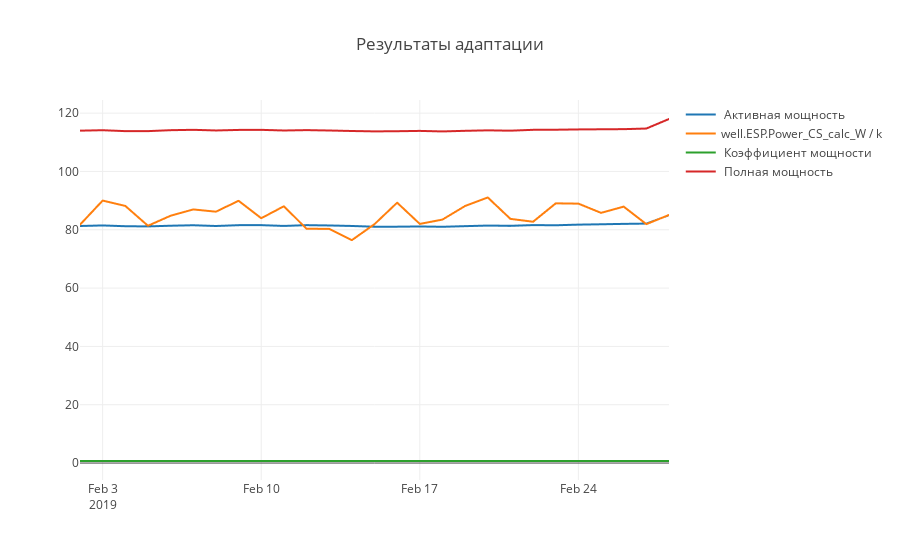

Write notebook code for a chart like this one.
### Markdown cell above
Некоторые параметры поделены на 100 или 1000 для отображения в едином масштабе

### Code cell
name_trace1 = all_data.columns[79]
trace1 = go.Scattergl(
    x = all_data.index,
    y = all_data[name_trace1],
    name = name_trace1,
    mode = 'lines'
)

name_trace2 = all_data.columns[31]
trace2 = go.Scattergl(
    x = all_data.index,
    y = all_data[name_trace2],
    name = name_trace2,
    mode = 'lines'
)
name_trace3 = all_data.columns[83]
trace3 = go.Scattergl(
    x = all_data.index,
    y = all_data[name_trace3],
    name = name_trace3,
    mode = 'lines'
)
name_trace4 = all_data.columns[91]
trace4 = go.Scattergl(
    x = all_data.index,
    y = all_data[name_trace4],
    name = name_trace4,
    mode = 'lines'
)


data = [trace1, trace2, trace3, trace4]


layout = dict(title = 'Результаты адаптации')
fig = dict(data=data, layout=layout)

    

iplot(fig, filename='basic-scatter')

### Figure 1 — Plotly figure (JSON) as saved in the notebook; plotly's stock layout.template omitted (floating-point values rounded to 4 significant figures)
{"data": [{"mode": "lines", "name": " Активная мощность", "type": "scattergl", "uid": "a8bef39b-7d96-471b-bdc8-913681adefc9", "x": ["2019-02-28", "2019-02-27", "2019-02-26", "2019-02-25", "2019-02-24", "2019-02-23", "2019-02-22", "2019-02-21", "2019-02-20", "2019-02-19", "2019-02-18", "2019-02-17", "2019-02-16", "2019-02-15", "2019-02-14", "2019-02-13", "2019-02-12", "2019-02-11", "2019-02-10", "2019-02-09", "2019-02-08", "2019-02-07", "2019-02-06", "2019-02-05", "2019-02-04", "2019-02-03", "2019-02-02"], "y": [84.99, 82.11, 82.02, 81.88, 81.77, 81.54, 81.61, 81.35, 81.44, 81.24, 81.03, 81.13, 81.06, 81.04, 81.3, 81.48, 81.59, 81.32, 81.58, 81.58, 81.3, 81.56, 81.39, 81.15, 81.22, 81.49, 81.3]}, {"mode": "lines", "name": "well.ESP.Power_CS_calc_W / k", "type": "scattergl", "uid": "ff751d94-9cb0-4b3b-8cbe-4185593f8efb", "x": ["2019-02-28", "2019-02-27", "2019-02-26", "2019-02-25", "2019-02-24", "2019-02-23", "2019-02-22", "2019-02-21", "2019-02-20", "2019-02-19", "2019-02-18", "2019-02-17", "2019-02-16", "2019-02-15", "2019-02-14", "2019-02-13", "2019-02-12", "2019-02-11", "2019-02-10", "2019-02-09", "2019-02-08", "2019-02-07", "2019-02-06", "2019-02-05", "2019-02-04", "2019-02-03", "2019-02-02"], "y": [85.08, 81.93, 87.93, 85.8, 88.97, 89.06, 82.76, 83.73, 91.08, 88.17, 83.5, 82.0, 89.29, 81.93, 76.45, 80.32, 80.34, 88.06, 83.96, 89.94, 86.21, 86.97, 84.82, 81.37, 88.17, 90.01, 81.73]}, {"mode": "lines", "name": " Коэффициент мощности", "type": "scattergl", "uid": "f66d08af-2aea-47b0-9ebc-84d535a5ee67", "x": ["2019-02-28", "2019-02-27", "2019-02-26", "2019-02-25", "2019-02-24", "2019-02-23", "2019-02-22", "2019-02-21", "2019-02-20", "2019-02-19", "2019-02-18", "2019-02-17", "2019-02-16", "2019-02-15", "2019-02-14", "2019-02-13", "2019-02-12", "2019-02-11", "2019-02-10", "2019-02-09", "2019-02-08", "2019-02-07", "2019-02-06", "2019-02-05", "2019-02-04", "2019-02-03", "2019-02-02"], "y": [0.72, 0.7106, 0.7107, 0.7102, 0.7096, 0.7087, 0.7089, 0.708, 0.7091, 0.7084, 0.7079, 0.708, 0.707, 0.7077, 0.7087, 0.7096, 0.7096, 0.7082, 0.7094, 0.7095, 0.7083, 0.7092, 0.7091, 0.7085, 0.7073, 0.7093, 0.7084]}, {"mode": "lines", "name": " Полная мощность", "type": "scattergl", "uid": "f2262812-9f52-49d1-a268-470713f066c6", "x": ["2019-02-28", "2019-02-27", "2019-02-26", "2019-02-25", "2019-02-24", "2019-02-23", "2019-02-22", "2019-02-21", "2019-02-20", "2019-02-19", "2019-02-18", "2019-02-17", "2019-02-16", "2019-02-15", "2019-02-14", "2019-02-13", "2019-02-12", "2019-02-11", "2019-02-10", "2019-02-09", "2019-02-08", "2019-02-07", "2019-02-06", "2019-02-05", "2019-02-04", "2019-02-03", "2019-02-02"], "y": [118.0, 114.7, 114.5, 114.5, 114.4, 114.3, 114.3, 114.0, 114.1, 113.9, 113.7, 113.9, 113.8, 113.7, 113.9, 114.0, 114.2, 114.0, 114.3, 114.2, 114.1, 114.3, 114.2, 113.8, 113.8, 114.1, 114.0]}], "layout": {"title": {"text": "Результаты адаптации"}}}
